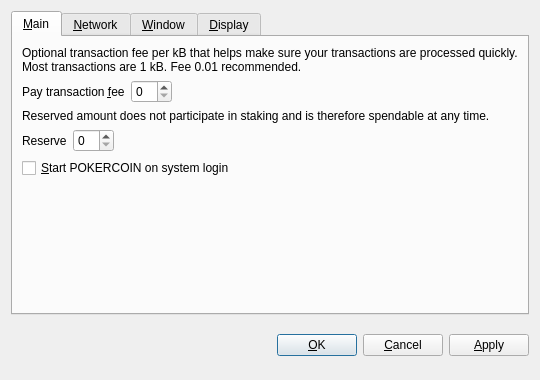
<?xml version="1.0" encoding="UTF-8"?>
<ui version="4.0">
 <class>OptionsDialog</class>
 <widget class="QDialog" name="OptionsDialog">
  <property name="geometry">
   <rect>
    <x>0</x>
    <y>0</y>
    <width>540</width>
    <height>380</height>
   </rect>
  </property>
  <property name="windowTitle">
   <string>Options</string>
  </property>
  <property name="modal">
   <bool>true</bool>
  </property>
  <layout class="QVBoxLayout" name="verticalLayout">
   <item>
    <widget class="QTabWidget" name="tabWidget">
     <property name="tabPosition">
      <enum>QTabWidget::North</enum>
     </property>
     <property name="currentIndex">
      <number>0</number>
     </property>
     <widget class="QWidget" name="tabMain">
      <attribute name="title">
       <string>&amp;Main</string>
      </attribute>
      <layout class="QVBoxLayout" name="verticalLayout_Main">
       <item>
        <widget class="QLabel" name="transactionFeeInfoLabel">
         <property name="text">
          <string>Optional transaction fee per kB that helps make sure your transactions are processed quickly. Most transactions are 1 kB. Fee 0.01 recommended.</string>
         </property>
         <property name="textFormat">
          <enum>Qt::PlainText</enum>
         </property>
         <property name="wordWrap">
          <bool>true</bool>
         </property>
        </widget>
       </item>
       <item>
        <layout class="QHBoxLayout" name="horizontalLayoutFee">
         <item>
          <widget class="QLabel" name="transactionFeeLabel">
           <property name="text">
            <string>Pay transaction &amp;fee</string>
           </property>
           <property name="textFormat">
            <enum>Qt::PlainText</enum>
           </property>
           <property name="buddy">
            <cstring>transactionFee</cstring>
           </property>
          </widget>
         </item>
         <item>
          <widget class="BitcoinAmountField" name="transactionFee"/>
         </item>
         <item>
          <spacer name="horizontalSpacerFee">
           <property name="orientation">
            <enum>Qt::Horizontal</enum>
           </property>
           <property name="sizeHint" stdset="0">
            <size>
             <width>40</width>
             <height>20</height>
            </size>
           </property>
          </spacer>
         </item>
        </layout>
       </item>
       <item>
        <widget class="QLabel" name="reserveBalanceInfoLabel">
         <property name="text">
          <string>Reserved amount does not participate in staking and is therefore spendable at any time.</string>
         </property>
         <property name="textFormat">
          <enum>Qt::PlainText</enum>
         </property>
         <property name="wordWrap">
          <bool>true</bool>
         </property>
        </widget>
       </item>
       <item>
        <layout class="QHBoxLayout" name="horizontalLayoutReserveBalance">
         <item>
          <widget class="QLabel" name="reserveBalanceLabel">
           <property name="text">
            <string>Reserve</string>
           </property>
           <property name="textFormat">
            <enum>Qt::PlainText</enum>
           </property>
           <property name="buddy">
            <cstring>reserveBalance</cstring>
           </property>
          </widget>
         </item>
         <item>
          <widget class="BitcoinAmountField" name="reserveBalance"/>
         </item>
         <item>
          <spacer name="horizontalSpacerReserveBalance">
           <property name="orientation">
            <enum>Qt::Horizontal</enum>
           </property>
           <property name="sizeHint" stdset="0">
            <size>
             <width>40</width>
             <height>20</height>
            </size>
           </property>
          </spacer>
         </item>
        </layout>
       </item>
       <item>
        <widget class="QCheckBox" name="bitcoinAtStartup">
         <property name="toolTip">
          <string>Automatically start POKERCOIN after logging in to the system.</string>
         </property>
         <property name="text">
          <string>&amp;Start POKERCOIN on system login</string>
         </property>
        </widget>
       </item>
       <item>
        <spacer name="verticalSpacer_Main">
         <property name="orientation">
          <enum>Qt::Vertical</enum>
         </property>
         <property name="sizeHint" stdset="0">
          <size>
           <width>20</width>
           <height>40</height>
          </size>
         </property>
        </spacer>
       </item>
      </layout>
     </widget>
     <widget class="QWidget" name="tabNetwork">
      <attribute name="title">
       <string>&amp;Network</string>
      </attribute>
      <layout class="QVBoxLayout" name="verticalLayout_Network">
       <item>
        <widget class="QCheckBox" name="mapPortUpnp">
         <property name="toolTip">
          <string>Automatically open the POKERCOIN client port on the router. This only works when your router supports UPnP and it is enabled.</string>
         </property>
         <property name="text">
          <string>Map port using &amp;UPnP</string>
         </property>
        </widget>
       </item>
       <item>
        <widget class="QCheckBox" name="connectSocks">
         <property name="toolTip">
          <string>Connect to the POKERCOIN network through a SOCKS proxy (e.g. when connecting through Tor).</string>
         </property>
         <property name="text">
          <string>&amp;Connect through SOCKS proxy:</string>
         </property>
        </widget>
       </item>
       <item>
        <layout class="QHBoxLayout" name="horizontalLayout_Network">
         <item>
          <widget class="QLabel" name="proxyIpLabel">
           <property name="text">
            <string>Proxy &amp;IP:</string>
           </property>
           <property name="textFormat">
            <enum>Qt::PlainText</enum>
           </property>
           <property name="buddy">
            <cstring>proxyIp</cstring>
           </property>
          </widget>
         </item>
         <item>
          <widget class="QValidatedLineEdit" name="proxyIp">
           <property name="maximumSize">
            <size>
             <width>140</width>
             <height>16777215</height>
            </size>
           </property>
           <property name="toolTip">
            <string>IP address of the proxy (e.g. 127.0.0.1)</string>
           </property>
          </widget>
         </item>
         <item>
          <widget class="QLabel" name="proxyPortLabel">
           <property name="text">
            <string>&amp;Port:</string>
           </property>
           <property name="textFormat">
            <enum>Qt::PlainText</enum>
           </property>
           <property name="buddy">
            <cstring>proxyPort</cstring>
           </property>
          </widget>
         </item>
         <item>
          <widget class="QLineEdit" name="proxyPort">
           <property name="maximumSize">
            <size>
             <width>55</width>
             <height>16777215</height>
            </size>
           </property>
           <property name="toolTip">
            <string>Port of the proxy (e.g. 9050)</string>
           </property>
          </widget>
         </item>
         <item>
          <widget class="QLabel" name="socksVersionLabel">
           <property name="text">
            <string>SOCKS &amp;Version:</string>
           </property>
           <property name="textFormat">
            <enum>Qt::PlainText</enum>
           </property>
           <property name="buddy">
            <cstring>socksVersion</cstring>
           </property>
          </widget>
         </item>
         <item>
          <widget class="QValueComboBox" name="socksVersion">
           <property name="toolTip">
            <string>SOCKS version of the proxy (e.g. 5)</string>
           </property>
          </widget>
         </item>
         <item>
          <spacer name="horizontalSpacer_Network">
           <property name="orientation">
            <enum>Qt::Horizontal</enum>
           </property>
           <property name="sizeHint" stdset="0">
            <size>
             <width>40</width>
             <height>20</height>
            </size>
           </property>
          </spacer>
         </item>
        </layout>
       </item>
       <item>
        <spacer name="verticalSpacer_Network">
         <property name="orientation">
          <enum>Qt::Vertical</enum>
         </property>
         <property name="sizeHint" stdset="0">
          <size>
           <width>20</width>
           <height>40</height>
          </size>
         </property>
        </spacer>
       </item>
      </layout>
     </widget>
     <widget class="QWidget" name="tabWindow">
      <attribute name="title">
       <string>&amp;Window</string>
      </attribute>
      <layout class="QVBoxLayout" name="verticalLayout_Window">
       <item>
        <widget class="QCheckBox" name="minimizeToTray">
         <property name="toolTip">
          <string>Show only a tray icon after minimizing the window.</string>
         </property>
         <property name="text">
          <string>&amp;Minimize to the tray instead of the taskbar</string>
         </property>
        </widget>
       </item>
       <item>
        <widget class="QCheckBox" name="minimizeOnClose">
         <property name="toolTip">
          <string>Minimize instead of exit the application when the window is closed. When this option is enabled, the application will be closed only after selecting Quit in the menu.</string>
         </property>
         <property name="text">
          <string>M&amp;inimize on close</string>
         </property>
        </widget>
       </item>
       <item>
        <spacer name="verticalSpacer_Window">
         <property name="orientation">
          <enum>Qt::Vertical</enum>
         </property>
         <property name="sizeHint" stdset="0">
          <size>
           <width>20</width>
           <height>40</height>
          </size>
         </property>
        </spacer>
       </item>
      </layout>
     </widget>
     <widget class="QWidget" name="tabDisplay">
      <attribute name="title">
       <string>&amp;Display</string>
      </attribute>
      <layout class="QVBoxLayout" name="verticalLayout_Display">
       <item>
        <layout class="QHBoxLayout" name="horizontalLayout_1_Display">
         <item>
          <widget class="QLabel" name="langLabel">
           <property name="text">
            <string>User Interface &amp;language:</string>
           </property>
           <property name="textFormat">
            <enum>Qt::PlainText</enum>
           </property>
           <property name="buddy">
            <cstring>lang</cstring>
           </property>
          </widget>
         </item>
         <item>
          <widget class="QValueComboBox" name="lang">
           <property name="toolTip">
            <string>The user interface language can be set here. This setting will take effect after restarting POKERCOIN.</string>
           </property>
          </widget>
         </item>
        </layout>
       </item>
       <item>
        <layout class="QHBoxLayout" name="horizontalLayout_2_Display">
         <item>
          <widget class="QLabel" name="unitLabel">
           <property name="text">
            <string>&amp;Unit to show amounts in:</string>
           </property>
           <property name="textFormat">
            <enum>Qt::PlainText</enum>
           </property>
           <property name="buddy">
            <cstring>unit</cstring>
           </property>
          </widget>
         </item>
         <item>
          <widget class="QValueComboBox" name="unit">
           <property name="toolTip">
            <string>Choose the default subdivision unit to show in the interface and when sending coins.</string>
           </property>
          </widget>
         </item>
        </layout>
       </item>
       <item>
        <widget class="QCheckBox" name="displayAddresses">
         <property name="toolTip">
          <string>Whether to show POKERCOIN addresses in the transaction list or not.</string>
         </property>
         <property name="text">
          <string>&amp;Display addresses in transaction list</string>
         </property>
        </widget>
       </item>
       <item>
        <widget class="QCheckBox" name="coinControlFeatures">
         <property name="toolTip">
          <string>Whether to show coin control features or not.</string>
         </property>
         <property name="text">
          <string>Display coin &amp;control features (experts only!)</string>
         </property>
        </widget>
       </item>
       <item>
        <spacer name="verticalSpacer_Display">
         <property name="orientation">
          <enum>Qt::Vertical</enum>
         </property>
         <property name="sizeHint" stdset="0">
          <size>
           <width>20</width>
           <height>40</height>
          </size>
         </property>
        </spacer>
       </item>
      </layout>
     </widget>
    </widget>
   </item>
   <item>
    <layout class="QHBoxLayout" name="horizontalLayout_Buttons">
     <item>
      <spacer name="horizontalSpacer_1">
       <property name="orientation">
        <enum>Qt::Horizontal</enum>
       </property>
       <property name="sizeHint" stdset="0">
        <size>
         <width>40</width>
         <height>48</height>
        </size>
       </property>
      </spacer>
     </item>
     <item>
      <widget class="QLabel" name="statusLabel">
       <property name="font">
        <font>
         <weight>75</weight>
         <bold>true</bold>
        </font>
       </property>
       <property name="text">
        <string/>
       </property>
       <property name="textFormat">
        <enum>Qt::PlainText</enum>
       </property>
       <property name="wordWrap">
        <bool>true</bool>
       </property>
      </widget>
     </item>
     <item>
      <spacer name="horizontalSpacer_2">
       <property name="orientation">
        <enum>Qt::Horizontal</enum>
       </property>
       <property name="sizeHint" stdset="0">
        <size>
         <width>40</width>
         <height>48</height>
        </size>
       </property>
      </spacer>
     </item>
     <item>
      <widget class="QPushButton" name="okButton">
       <property name="text">
        <string>&amp;OK</string>
       </property>
      </widget>
     </item>
     <item>
      <widget class="QPushButton" name="cancelButton">
       <property name="text">
        <string>&amp;Cancel</string>
       </property>
       <property name="autoDefault">
        <bool>false</bool>
       </property>
      </widget>
     </item>
     <item>
      <widget class="QPushButton" name="applyButton">
       <property name="text">
        <string>&amp;Apply</string>
       </property>
       <property name="autoDefault">
        <bool>false</bool>
       </property>
      </widget>
     </item>
    </layout>
   </item>
  </layout>
 </widget>
 <customwidgets>
  <customwidget>
   <class>BitcoinAmountField</class>
   <extends>QSpinBox</extends>
   <header>bitcoinamountfield.h</header>
  </customwidget>
  <customwidget>
   <class>QValueComboBox</class>
   <extends>QComboBox</extends>
   <header>qvaluecombobox.h</header>
  </customwidget>
  <customwidget>
   <class>QValidatedLineEdit</class>
   <extends>QLineEdit</extends>
   <header>qvalidatedlineedit.h</header>
  </customwidget>
 </customwidgets>
 <resources/>
 <connections/>
</ui>
